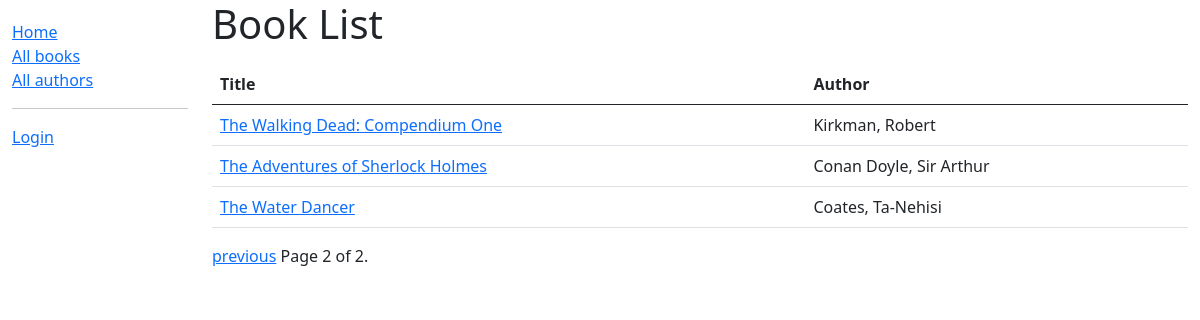
The app's page /catalog/books/?page=2 with its own data.
### catalog/models.py (models this page shows, shortened)
class Book(models.Model):
    title = models.CharField(max_length=200)
    author = models.ForeignKey('Author', on_delete=models.SET_NULL, null=True)
    summary = models.TextField(max_length=1000, help_text="Enter a brief description of the book")
    isbn = models.CharField('ISBN',max_length=13, help_text='13 Character <a href="https://www.isbn-international.org/content/what-isbn">ISBN number</a>')
    genre = models.ManyToManyField(Genre, help_text="Select a genre for this book")
    def get_absolute_url(self):
        return reverse('book-detail', args=[str(self.id)])
    def display_genre(self):
        """
        Creates a string for the Genre. This is required to display genre in Admin.
        """
        return ', '.join([genre.name for genre in self.genre.all()[:3]])
    display_genre.short_description = 'Genre'

class Author(models.Model):
    first_name = models.CharField(max_length=100)
    last_name = models.CharField(max_length=100)
    date_of_birth = models.DateField(null=True, blank=True)
    date_of_death = models.DateField('died', null=True, blank=True)
    def __str__(self):
        return '%s, %s' % (self.last_name, self.first_name)
    class Meta:
        ordering = ['last_name']

### catalog/views.py (the view)
class BookListView(generic.ListView):
    model = Book
    paginate_by = 5

### templates/catalog/book_list.html (shortened to what this page needs)
{% extends "catalog/../base_generic.html" %}
{% block content %}
    <h1>Book List</h1>
    {% if book_list %}
    <table class="table">
              <thead>
        <tr>
            <th scope="col">Title</th>
            <th scope="col">Author</th>
        </tr>
      </thead>
      {% for book in book_list %}
          <tr>
            <td><a href="{{ book.get_absolute_url }}">{{ book.title }}</a></td>
            <td>{{book.author}}</td>
          </tr>
      {% endfor %}
    </table>
    {% else %}
      <p>There are no books in the library.</p>
    {% endif %}
{% endblock %}

### records on screen
Book: title "The Walking Dead: Compendium One", author "Kirkman, Robert"
Book: title "The Adventures of Sherlock Holmes", author "Conan Doyle, Sir Arthur"
Book: title "The Water Dancer", author "Coates, Ta-Nehisi"

### other values on screen
{{ page_obj.number }} "2"
{{ page_obj.paginator.num_pages }} "2"
